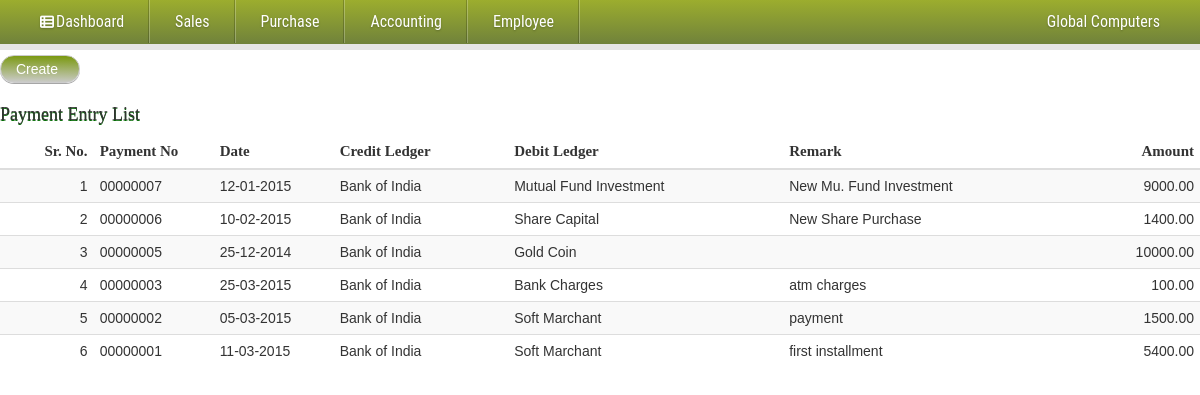
Screenshot of /admin/payment_list.php (signed in) with the database file from the repository.
### tables this page shows
CREATE TABLE IF NOT EXISTS `entry_master` (
  `e_id` int(10) NOT NULL AUTO_INCREMENT,
  `entry_id` int(10) NOT NULL,
  `entry_date` date NOT NULL,
  `credit_ledger_id` int(10) NOT NULL,
  `debit_ledger_id` int(10) NOT NULL,
  `amount` double(8,2) NOT NULL,
  `remark` varchar(200) NOT NULL,
  `entry_type` char(1) NOT NULL,
  PRIMARY KEY (`e_id`)
);

CREATE TABLE IF NOT EXISTS `ledger_master` (
  `ledger_id` int(10) NOT NULL AUTO_INCREMENT,
  `ledger_name` varchar(100) NOT NULL,
  `opening_bal` double(8,2) NOT NULL,
  `ledger_date` date NOT NULL,
  `group_id` int(4) NOT NULL,
  PRIMARY KEY (`ledger_id`)
);

### admin/payment_list.php (the view, shortened to what this page needs)
<?php include_once("header.php");?>
<form action="" method="post" role="form">
<a href="#modal" id="btn-create">Create</a><br /><br />
	<h4 id="title">Payment Entry List</h4>
  <div class="table-responsive">
   <table class="table table-striped">
      <thead>
        <tr>
		<th style="text-align:right"><b id="b-title">Sr. No.</b></th>
          <th><b id="b-title">Payment No</b></th>
          <th><b id="b-title">Date</b></th>
		  <th><b id="b-title">Credit Ledger</b></th>
		  <th><b id="b-title">Debit Ledger</b></th>
		  <th><b id="b-title">Remark</b></th>
		  <th style="text-align:right"><b id="b-title">Amount</b></th>
        </tr>
      </thead>
      <tbody>
		  <?php
	 echo "<tr>";
	 $i=1;
	  $rs=mysql_query("select * from entry_master where entry_type='p' order by entry_id desc")or die(mysql_error());
	  while($row=mysql_fetch_array($rs))
	  {
	  	echo '<td style="text-align:right">'.$i++.'</td>';
	  	echo "<td width=10%>".str_pad($row['entry_id'],8,"0",STR_PAD_LEFT)."</td>";
	  	echo "<td width=10%>".date("d-m-Y",strtotime($row['entry_date']))."</td>";
		$credit_ledger_id = $row['credit_ledger_id'];
		$debit_ledger_id = $row['debit_ledger_id'];
		$rs1=mysql_query("select ledger_name from ledger_master where ledger_id=$credit_ledger_id ")or die(mysql_error());
		$row1=mysql_fetch_array($rs1);
			echo "<td>".$row1[0]."</td>";
		$rs1=mysql_query("select ledger_name from ledger_master where ledger_id=$debit_ledger_id")or die(mysql_error());
		$row1=mysql_fetch_array($rs1);
			echo "<td>".$row1[0]."</td>";
		echo "<td>".$row['remark']."</td>";
		echo "<td align=right>".$row['amount']."</td>";
		echo "</tr>";
	  }
	  ?>
      </tbody>
    </table>
  </div>
</form>

### styles/style.css (style rules this page uses)
#title { width:100%; font-family:Georgia, "Times New Roman", Times, serif; height:auto; margin-top:15px; text-shadow: 0 1px #006600; }
body { margin: 0; padding: 0; color: #414141; }
#b-title { font-family:"Times New Roman", Times, serif; font-size:15px; }
#btn-create { background: -webkit-linear-gradient(180deg, #CCCCCC, #79980d); background: -o-linear-gradient(180deg, #333333, #79980d); background: -moz-linear-gradient(180deg, #333333, #79980d); background: linear-gradient(1deg,#CCCCCC,#79980d); filter: progid:DXImageTransform.Microsoft.gradient(GradientType=0,StartColorStr='#f6f6f6', EndColorStr='#e1e1e1'); border: 1px solid #ccc; color:#FFFFFF; display:inline-block; min-width:80px; float:left; font-family:Verdana, Arial, Helvetica, sans-serif; margin-right:0px; margin-bottom:5px; padding:3px 0px; padding-left:15px; margin-top:5px; text-decoration:none; border-radius:20px; -moz-border-radius:20px; -webkit-border-radius:20px; -moz-box-shadow:0 1px rgba(0,0,0,.35); -webkit-box-shadow:0 1px rgba(0,0,0,.35); }

### styles/popup.css (style rules this page uses)
html, body, div, span, applet, object, iframe, h1, h2, h3, h4, h5, h6, p, blockquote, pre, a, abbr, acronym, address, big, cite, code, del, dfn, em, img, ins, kbd, q, s, samp, small, strike, strong, sub, sup, tt, var, b, u, i, center, dl, dt, dd, ol, ul, li, fieldset, form, label, legend, table, caption, tbody, tfoot, thead, tr, th, td, article, aside, canvas, details, embed, figure, figcaption, footer, header, hgroup, menu, nav, output, ruby, section, summary, time, mark, audio, video { margin: 0; padding: 0; border: 0; font-size: 100%; font: inherit; vertical-align: baseline; }
body { line-height: 1; }
table { border-collapse: collapse; border-spacing: 0; }

### rows the page displays
entry_master: entry "00000007", entry_date "12-01-2015", ledger_master.ledger_name "Bank of India", ledger_master.ledger_name "Mutual Fund Investment", remark "New Mu. Fund Investment", amount "9000.00"
entry_master: entry "00000006", entry_date "10-02-2015", ledger_master.ledger_name "Bank of India", ledger_master.ledger_name "Share Capital", remark "New Share Purchase", amount "1400.00"
entry_master: entry "00000005", entry_date "25-12-2014", ledger_master.ledger_name "Bank of India", ledger_master.ledger_name "Gold Coin", amount "10000.00"
entry_master: entry "00000003", entry_date "25-03-2015", ledger_master.ledger_name "Bank of India", ledger_master.ledger_name "Bank Charges", remark "atm charges", amount "100.00"
entry_master: entry "00000002", entry_date "05-03-2015", ledger_master.ledger_name "Bank of India", ledger_master.ledger_name "Soft Marchant", remark "payment", amount "1500.00"
entry_master: entry "00000001", entry_date "11-03-2015", ledger_master.ledger_name "Bank of India", ledger_master.ledger_name "Soft Marchant", remark "first installment", amount "5400.00"

### other values shown
$_SESSION['ossem_enterprise_name'] "Global Computers"
